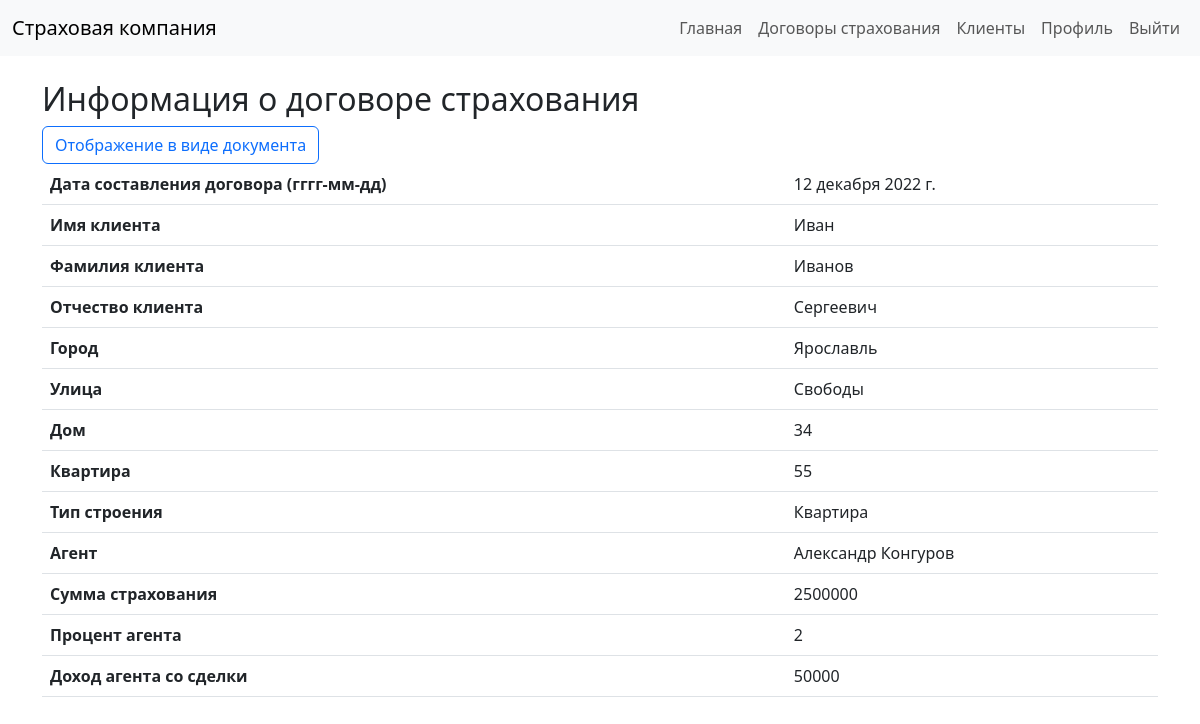
Page /detail_property_insurance/2/ (signed in) on the committed database.
### main/models.py (models this page shows, shortened)
class PropertyInshurance(models.Model):
    date = models.DateField()
    client = models.ForeignKey(User, on_delete=models.CASCADE, blank=True, null=True, related_name='property_client')
    type = models.CharField(max_length=100, blank=True, null=True, default='Имущественная страховка', editable=False)
    city = models.CharField(max_length=100, blank=True, null=True)
    street = models.CharField(max_length=100, blank=True, null=True) # Улица
    house = models.CharField(max_length=100, blank=True, null=True) # Дом
    flat = models.CharField(max_length=100, blank=True, null=True) # Квартира
    type_building = models.CharField(max_length=100, blank=True, null=True) # Тип здания
    agent = models.ForeignKey(User, on_delete=models.CASCADE, blank=True, null=True) # Агент
    salary = models.IntegerField(blank=True, null=True)
    percent_agent = models.IntegerField(blank=True, null=True)
    class Meta:
        verbose_name = 'Имущественная страховка'
        verbose_name_plural = 'Имущественные страховки'

class User(AbstractUser):
    patronymic = models.CharField(max_length=100, blank=True, null=True) # Отчество
    date_birth = models.DateField(blank=True, null=True, default='2000-01-01') # Дата рождения
    phone = models.CharField(max_length=100, blank=True, null=True) # Телефон
    adress = models.CharField(max_length=100, blank=True, null=True) # Адрес
    passport = models.CharField(max_length=100, blank=True, null=True) # Паспорт
    filial = models.ForeignKey(Filial, on_delete=models.CASCADE, blank=True, null=True) # Филиал
    role = models.ForeignKey(Roles, on_delete=models.CASCADE, blank=True, null=True) # Роль
    def __str__(self):
        return self.first_name + ' ' + self.last_name
    class Meta:
        verbose_name = 'Пользователь'
        verbose_name_plural = 'Пользователи'

### main/views.py (the view)
# urls.py: path('detail_property_insurance/<int:insurance_id>/', views.detail_property_insurance,
def detail_property_insurance(request, insurance_id):
    insurance = PropertyInshurance.objects.get(id=insurance_id)
    salary = int(insurance.salary * insurance.percent_agent / 100)
    return render(request, 'detail_property_insurance.html', {'property_insurance': insurance, 'salary': salary})

### templates/detail_property_insurance.html (shortened to what this page needs)
<!DOCTYPE html>
<html lang="en">
<head>
    <link rel="stylesheet" href="https://cdn.jsdelivr.net/npm/bootstrap@5.3.0/dist/css/bootstrap.min.css">
</head>
<body>
<nav class="navbar navbar-expand-lg navbar-light bg-light">
    <div class="container-fluid">
        <a class="navbar-brand" href="{% url 'index' %}">Страховая компания</a>
        <div class="collapse navbar-collapse" id="navbarNav">
            <ul class="navbar-nav ms-auto">
                <li class="nav-item">
                    <a class="nav-link" href="{% url 'index' %}">Главная</a>
                </li>
                {% if request.user.role.name == 'Агент' %}
                    <li class="nav-item">
                        <a class="nav-link" href="{% url 'insurances' %}">Договоры страхования</a>
                    </li>
                    <li class="nav-item">
                        <a class="nav-link" href="{% url 'clients' %}">Клиенты</a>
                    </li>
                    <li class="nav-item">
                        <a class="nav-link" href="{% url 'profile' user.id %}">Профиль</a>
                    </li>
                {% endif %}
                <li class="nav-item">
                    <a class="nav-link" href="{% url 'logout' %}">Выйти</a>
                </li>
            </ul>
        </div>
    </div>
</nav>
<div class="container mt-4">
    <h2>Информация о договоре страхования</h2>
    <a class="btn btn-outline-primary" href="{% url 'doc_property_insurance' property_insurance.id %}">Отображение в виде
        документа</a>
    <table class="table">
        <tbody>
        <tr>
            <th>Дата составления договора (гггг-мм-дд)</th>
            <td>{{ property_insurance.date }}</td>
        </tr>
        <tr>
            <th>Имя клиента</th>
            <td>{{ property_insurance.client.first_name }}</td>
        </tr>
        <tr>
            <th>Фамилия клиента</th>
            <td>{{ property_insurance.client.last_name }}</td>
        </tr>
        <tr>
            <th>Отчество клиента</th>
            <td>{{ property_insurance.client.patronymic }}</td>
        </tr>
        <tr>
            <th>Город</th>
            <td>{{ property_insurance.city }}</td>
        </tr>
        <tr>
            <th>Улица</th>
            <td>{{ property_insurance.street }}</td>
        </tr>
        <tr>
            <th>Дом</th>
            <td>{{ property_insurance.house }}</td>
        </tr>
        <tr>
            <th>Квартира</th>
            <td>{{ property_insurance.flat }}</td>
        </tr>
        <tr>
            <th>Тип строения</th>
            <td>{{ property_insurance.type_building }}</td>
        </tr>
        <tr>
            <th>Агент</th>
            <td>{{ request.user }}</td>
        </tr>
        <tr>
            <th>Сумма страхования</th>
            <td>{{ property_insurance.salary }}</td>
        </tr>
        <tr>
            <th>Процент агента</th>
            <td>{{ property_insurance.percent_agent }}</td>
        </tr>
        <tr>
            <th>Доход агента со сделки</th>
            <td>{{ salary }}</td>
        </tr>
        </tbody>
    </table>
</div>
</body>
</html>

### rows in the picture
PropertyInshurance: date "12 декабря 2022 г.", client.first_name "Иван", client.last_name "Иванов", client.patronymic "Сергеевич", city "Ярославль", street "Свободы", house "34", flat "55", type_building "Квартира", salary "2500000", percent_agent "2"
User: user "Александр Конгуров"

### other values in the picture
{{ salary }} "50000"
